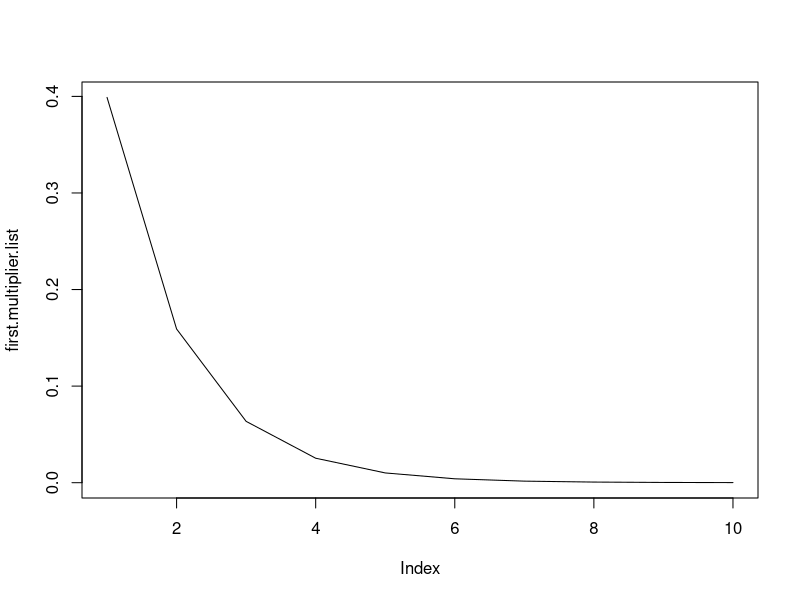
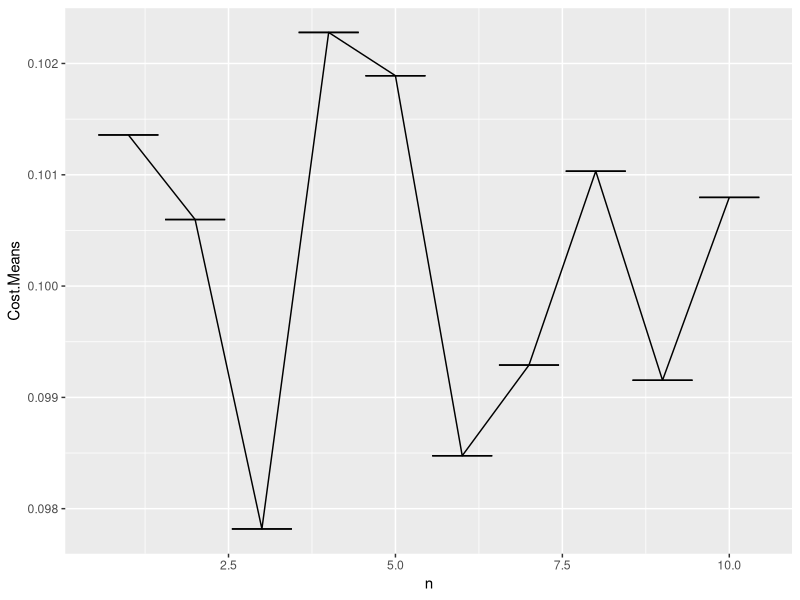

Write R code to recreate these figures, in order. (Note: a time limit stopped this script after it produced the figures.)
## ---- chunk 1
library(ggplot2)
library(magrittr)
## ---- chunk 2
first.multiplier <- function(D){
  return(1/((2*pi)^(D/2)))
}
## ---- chunk 3
D.seq <- seq(1, from=1, to=10)

first.multiplier.list <- sapply(D.seq, FUN=first.multiplier)

plot(first.multiplier.list,  type = "l")
## ---- chunk 4
exponent.function <- function(x){
  return((-1/2)*t(x)%*%x)
}

D <- 10
x <- as.matrix(runif(D, min = -5, max = 5), nrow=1, ncol=D)

exponent.function(x)
## ---- chunk 5
cost.function.crude <- function(x, D){
  first.multiplier.sim <- first.multiplier(D)
  exponent.sim <- exponent.function(x)
  return(first.multiplier.sim * exp(exponent.sim))
}
## ---- chunk 6
n <- 100
D <- 1
x <- as.matrix(runif(D*n, min = -5, max = 5), nrow=n, ncol=D)
## ---- chunk 7
cost.function.crude.apply <- function(x, D){
  return(mean(apply(x, 1, FUN = cost.function.crude, D=D)))
}
cost.function.crude.apply(x, D)
## ---- chunk 8

#THIS ISN'T RIGHT. NEED TO GENERATE RANDOM MATRIX EACH TIME
n.increments <- seq(from = 1000, to = 10000, by = 1000)

generate.x.list <- function(n, D){
  x <- as.matrix(runif(D*n, min = -5, max = 5), nrow=n, ncol=D)
  return(x)
}

x.list <- lapply(n.increments, FUN = generate.x.list, D=D)
## ---- chunk 9
crude.cost.sim.1 <- replicate(100, sapply(x.list, FUN = cost.function.crude.apply, D=D))
## ---- chunk 10
crude.cost.sim.1.means <- apply(crude.cost.sim.1, 1, FUN = mean)
crude.cost.sim.1.sd <- apply(crude.cost.sim.1, 1, FUN = sd)
n <- 1:10
crude.cost.sim.1.results <- cbind(n, crude.cost.sim.1.means, crude.cost.sim.1.sd) %>% as.data.frame()
colnames(crude.cost.sim.1.results) <- c("n", "Cost.Means", "Cost.Standard.Deviation")

## ---- chunk 11
limits <- aes(ymax = Cost.Means + Cost.Standard.Deviation, ymin = Cost.Means - Cost.Standard.Deviation)
ggplot(crude.cost.sim.1.results, aes(x=n, y=Cost.Means)) + geom_line() + geom_errorbar(limits)
## ---- chunk 12
D.2=2
crude.cost.sim.2 <- replicate(100, sapply(x.list, FUN = cost.function.crude.apply, D=D.2))

(target.D.2 <- (1/10)^D.2)
